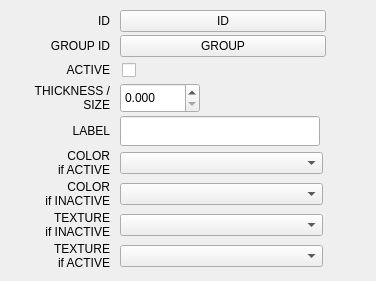
            <widget class="QWidget" name="ssTabInfoGeneral">
             <attribute name="title">
              <string>GENERAL</string>
             </attribute>
             <layout class="QVBoxLayout" name="verticalLayout_17">
              <property name="spacing">
               <number>3</number>
              </property>
              <property name="margin">
               <number>10</number>
              </property>
              <item>
               <widget class="QWidget" name="widgetID" native="true">
                <property name="statusTip">
                 <string>Objects identification|An object in IanniX is defined by two identifiers:\n- the ID is a unique number in the score (two objects cannot have the same ID). IDs are used in sent messages to know who was the sender; they are used in received messages to control a targer a specific object\n- the group ID is a string allowing a group control of objects in received messages. In sent messages, it can also be used as a human readable ID.\n\nIf an object is disabled (&quot;active&quot; checkbox), it will not be used in the score (no sent messages).</string>
                </property>
                <layout class="QVBoxLayout" name="verticalLayout_20">
                 <property name="spacing">
                  <number>3</number>
                 </property>
                 <property name="margin">
                  <number>0</number>
                 </property>
                 <item>
                  <layout class="QHBoxLayout" name="horizontalLayout_24">
                   <property name="spacing">
                    <number>10</number>
                   </property>
                   <item>
                    <widget class="QLabel" name="IDLabel">
                     <property name="minimumSize">
                      <size>
                       <width>100</width>
                       <height>20</height>
                      </size>
                     </property>
                     <property name="maximumSize">
                      <size>
                       <width>100</width>
                       <height>16777215</height>
                      </size>
                     </property>
                     <property name="text">
                      <string>ID</string>
                     </property>
                     <property name="alignment">
                      <set>Qt::AlignRight|Qt::AlignTrailing|Qt::AlignVCenter</set>
                     </property>
                     <property name="wordWrap">
                      <bool>true</bool>
                     </property>
                     <property name="buddy">
                      <cstring>newIdButton</cstring>
                     </property>
                    </widget>
                   </item>
                   <item>
                    <widget class="QPushButton" name="newIdButton">
                     <property name="minimumSize">
                      <size>
                       <width>206</width>
                       <height>22</height>
                      </size>
                     </property>
                     <property name="maximumSize">
                      <size>
                       <width>206</width>
                       <height>16777215</height>
                      </size>
                     </property>
                     <property name="toolTip">
                      <string>Changes the object ID</string>
                     </property>
                     <property name="text">
                      <string>ID</string>
                     </property>
                    </widget>
                   </item>
                   <item>
                    <spacer name="horizontalSpacer_16">
                     <property name="orientation">
                      <enum>Qt::Horizontal</enum>
                     </property>
                     <property name="sizeHint" stdset="0">
                      <size>
                       <width>40</width>
                       <height>20</height>
                      </size>
                     </property>
                    </spacer>
                   </item>
                  </layout>
                 </item>
                 <item>
                  <layout class="QHBoxLayout" name="horizontalLayout_25">
                   <property name="spacing">
                    <number>10</number>
                   </property>
                   <item>
                    <widget class="QLabel" name="groupIdLabel">
                     <property name="minimumSize">
                      <size>
                       <width>100</width>
                       <height>20</height>
                      </size>
                     </property>
                     <property name="maximumSize">
                      <size>
                       <width>100</width>
                       <height>16777215</height>
                      </size>
                     </property>
                     <property name="text">
                      <string>GROUP ID</string>
                     </property>
                     <property name="alignment">
                      <set>Qt::AlignRight|Qt::AlignTrailing|Qt::AlignVCenter</set>
                     </property>
                     <property name="wordWrap">
                      <bool>true</bool>
                     </property>
                     <property name="buddy">
                      <cstring>newIdButton</cstring>
                     </property>
                    </widget>
                   </item>
                   <item>
                    <widget class="QPushButton" name="groupIdButton">
                     <property name="minimumSize">
                      <size>
                       <width>206</width>
                       <height>22</height>
                      </size>
                     </property>
                     <property name="maximumSize">
                      <size>
                       <width>206</width>
                       <height>16777215</height>
                      </size>
                     </property>
                     <property name="toolTip">
                      <string>Changes the group ID</string>
                     </property>
                     <property name="text">
                      <string>GROUP</string>
                     </property>
                    </widget>
                   </item>
                   <item>
                    <spacer name="horizontalSpacer_17">
                     <property name="orientation">
                      <enum>Qt::Horizontal</enum>
                     </property>
                     <property name="sizeHint" stdset="0">
                      <size>
                       <width>40</width>
                       <height>20</height>
                      </size>
                     </property>
                    </spacer>
                   </item>
                  </layout>
                 </item>
                 <item>
                  <layout class="QHBoxLayout" name="horizontalLayout_28">
                   <property name="spacing">
                    <number>10</number>
                   </property>
                   <item>
                    <widget class="QLabel" name="activityLabel">
                     <property name="minimumSize">
                      <size>
                       <width>100</width>
                       <height>20</height>
                      </size>
                     </property>
                     <property name="maximumSize">
                      <size>
                       <width>100</width>
                       <height>16777215</height>
                      </size>
                     </property>
                     <property name="text">
                      <string>ACTIVE</string>
                     </property>
                     <property name="alignment">
                      <set>Qt::AlignRight|Qt::AlignTrailing|Qt::AlignVCenter</set>
                     </property>
                     <property name="wordWrap">
                      <bool>true</bool>
                     </property>
                     <property name="buddy">
                      <cstring>activityCheck</cstring>
                     </property>
                    </widget>
                   </item>
                   <item>
                    <widget class="QCheckBox" name="activityCheck">
                     <property name="toolTip">
                      <string>Enables or disables the object in the socre</string>
                     </property>
                     <property name="styleSheet">
                      <string notr="true">padding-left: 2px;</string>
                     </property>
                     <property name="text">
                      <string/>
                     </property>
                    </widget>
                   </item>
                  </layout>
                 </item>
                </layout>
               </widget>
              </item>
              <item>
               <widget class="QWidget" name="widgetStyle" native="true">
                <property name="statusTip">
                 <string>Objects style|Objects can have differents graphical behaviours:\n - you can change the colors and texture (images - only for triggers)\n - size or thickness of the object is customisable\n - a label can be set to add human readable information to the object</string>
                </property>
                <layout class="QVBoxLayout" name="verticalLayout_12">
                 <property name="spacing">
                  <number>3</number>
                 </property>
                 <property name="margin">
                  <number>0</number>
                 </property>
                 <item>
                  <layout class="QHBoxLayout" name="horizontalLayout_26">
                   <property name="spacing">
                    <number>10</number>
                   </property>
                   <item>
                    <widget class="QLabel" name="sizeLabel2">
                     <property name="minimumSize">
                      <size>
                       <width>100</width>
                       <height>20</height>
                      </size>
                     </property>
                     <property name="maximumSize">
                      <size>
                       <width>100</width>
                       <height>16777215</height>
                      </size>
                     </property>
                     <property name="text">
                      <string>THICKNESS / SIZE</string>
                     </property>
                     <property name="alignment">
                      <set>Qt::AlignRight|Qt::AlignTrailing|Qt::AlignVCenter</set>
                     </property>
                     <property name="wordWrap">
                      <bool>true</bool>
                     </property>
                     <property name="buddy">
                      <cstring>sizeSpin</cstring>
                     </property>
                    </widget>
                   </item>
                   <item>
                    <widget class="QDoubleSpinBox" name="sizeSpin">
                     <property name="minimumSize">
                      <size>
                       <width>80</width>
                       <height>30</height>
                      </size>
                     </property>
                     <property name="maximumSize">
                      <size>
                       <width>80</width>
                       <height>16777215</height>
                      </size>
                     </property>
                     <property name="toolTip">
                      <string>Changes the tickness or size of objects</string>
                     </property>
                     <property name="suffix">
                      <string notr="true"/>
                     </property>
                     <property name="decimals">
                      <number>3</number>
                     </property>
                     <property name="minimum">
                      <double>0.000000000000000</double>
                     </property>
                     <property name="maximum">
                      <double>999999.000000000000000</double>
                     </property>
                     <property name="singleStep">
                      <double>0.100000000000000</double>
                     </property>
                    </widget>
                   </item>
                   <item>
                    <spacer name="horizontalSpacer_11">
                     <property name="orientation">
                      <enum>Qt::Horizontal</enum>
                     </property>
                     <property name="sizeHint" stdset="0">
                      <size>
                       <width>40</width>
                       <height>1</height>
                      </size>
                     </property>
                    </spacer>
                   </item>
                  </layout>
                 </item>
                 <item>
                  <layout class="QHBoxLayout" name="horizontalLayout_27">
                   <property name="spacing">
                    <number>10</number>
                   </property>
                   <item>
                    <widget class="QLabel" name="labelLabel">
                     <property name="minimumSize">
                      <size>
                       <width>100</width>
                       <height>20</height>
                      </size>
                     </property>
                     <property name="maximumSize">
                      <size>
                       <width>100</width>
                       <height>16777215</height>
                      </size>
                     </property>
                     <property name="text">
                      <string>LABEL</string>
                     </property>
                     <property name="alignment">
                      <set>Qt::AlignRight|Qt::AlignTrailing|Qt::AlignVCenter</set>
                     </property>
                     <property name="wordWrap">
                      <bool>true</bool>
                     </property>
                     <property name="buddy">
                      <cstring>labelLine</cstring>
                     </property>
                    </widget>
                   </item>
                   <item>
                    <widget class="QLineEdit" name="labelLine">
                     <property name="minimumSize">
                      <size>
                       <width>200</width>
                       <height>30</height>
                      </size>
                     </property>
                     <property name="maximumSize">
                      <size>
                       <width>200</width>
                       <height>16777215</height>
                      </size>
                     </property>
                     <property name="toolTip">
                      <string>Changes the label of objects</string>
                     </property>
                     <property name="text">
                      <string/>
                     </property>
                    </widget>
                   </item>
                   <item>
                    <spacer name="horizontalSpacer_18">
                     <property name="orientation">
                      <enum>Qt::Horizontal</enum>
                     </property>
                     <property name="sizeHint" stdset="0">
                      <size>
                       <width>40</width>
                       <height>1</height>
                      </size>
                     </property>
                    </spacer>
                   </item>
                  </layout>
                 </item>
                 <item>
                  <layout class="QHBoxLayout" name="horizontalLayout_32">
                   <property name="spacing">
                    <number>10</number>
                   </property>
                   <item>
                    <widget class="QLabel" name="colorLabel1">
                     <property name="minimumSize">
                      <size>
                       <width>100</width>
                       <height>20</height>
                      </size>
                     </property>
                     <property name="maximumSize">
                      <size>
                       <width>100</width>
                       <height>16777215</height>
                      </size>
                     </property>
                     <property name="text">
                      <string>COLOR
if ACTIVE</string>
                     </property>
                     <property name="alignment">
                      <set>Qt::AlignRight|Qt::AlignTrailing|Qt::AlignVCenter</set>
                     </property>
                     <property name="wordWrap">
                      <bool>true</bool>
                     </property>
                     <property name="buddy">
                      <cstring>colorCombo1</cstring>
                     </property>
                    </widget>
                   </item>
                   <item>
                    <widget class="QComboBox" name="colorCombo1">
                     <property name="minimumSize">
                      <size>
                       <width>203</width>
                       <height>22</height>
                      </size>
                     </property>
                     <property name="maximumSize">
                      <size>
                       <width>203</width>
                       <height>16777215</height>
                      </size>
                     </property>
                     <property name="toolTip">
                      <string>Changes the color of active objects by using a color in the palette or a custom color</string>
                     </property>
                     <property name="styleSheet">
                      <string notr="true">QComboBox QAbstractItemView {
	min-height: 100px;
}</string>
                     </property>
                     <property name="sizeAdjustPolicy">
                      <enum>QComboBox::AdjustToContents</enum>
                     </property>
                    </widget>
                   </item>
                   <item>
                    <spacer name="horizontalSpacer_14">
                     <property name="orientation">
                      <enum>Qt::Horizontal</enum>
                     </property>
                     <property name="sizeHint" stdset="0">
                      <size>
                       <width>40</width>
                       <height>1</height>
                      </size>
                     </property>
                    </spacer>
                   </item>
                  </layout>
                 </item>
                 <item>
                  <layout class="QHBoxLayout" name="horizontalLayout_31">
                   <property name="spacing">
                    <number>10</number>
                   </property>
                   <item>
                    <widget class="QLabel" name="colorLabel2">
                     <property name="minimumSize">
                      <size>
                       <width>100</width>
                       <height>20</height>
                      </size>
                     </property>
                     <property name="maximumSize">
                      <size>
                       <width>100</width>
                       <height>16777215</height>
                      </size>
                     </property>
                     <property name="text">
                      <string>COLOR
if INACTIVE</string>
                     </property>
                     <property name="alignment">
                      <set>Qt::AlignRight|Qt::AlignTrailing|Qt::AlignVCenter</set>
                     </property>
                     <property name="wordWrap">
                      <bool>true</bool>
                     </property>
                     <property name="buddy">
                      <cstring>colorCombo1</cstring>
                     </property>
                    </widget>
                   </item>
                   <item>
                    <widget class="QComboBox" name="colorCombo2">
                     <property name="minimumSize">
                      <size>
                       <width>203</width>
                       <height>22</height>
                      </size>
                     </property>
                     <property name="maximumSize">
                      <size>
                       <width>203</width>
                       <height>16777215</height>
                      </size>
                     </property>
                     <property name="toolTip">
                      <string>Changes the color of inactive objects by using a color in the palette or a custom color</string>
                     </property>
                     <property name="styleSheet">
                      <string notr="true">QComboBox QAbstractItemView {
	min-height: 100px;
}</string>
                     </property>
                     <property name="sizeAdjustPolicy">
                      <enum>QComboBox::AdjustToContents</enum>
                     </property>
                    </widget>
                   </item>
                   <item>
                    <spacer name="horizontalSpacer_15">
                     <property name="orientation">
                      <enum>Qt::Horizontal</enum>
                     </property>
                     <property name="sizeHint" stdset="0">
                      <size>
                       <width>40</width>
                       <height>1</height>
                      </size>
                     </property>
                    </spacer>
                   </item>
                  </layout>
                 </item>
                 <item>
                  <layout class="QHBoxLayout" name="horizontalLayout_35">
                   <property name="spacing">
                    <number>10</number>
                   </property>
                   <item>
                    <widget class="QLabel" name="textureLabel1">
                     <property name="minimumSize">
                      <size>
                       <width>100</width>
                       <height>20</height>
                      </size>
                     </property>
                     <property name="maximumSize">
                      <size>
                       <width>100</width>
                       <height>16777215</height>
                      </size>
                     </property>
                     <property name="text">
                      <string>TEXTURE
if INACTIVE</string>
                     </property>
                     <property name="alignment">
                      <set>Qt::AlignRight|Qt::AlignTrailing|Qt::AlignVCenter</set>
                     </property>
                     <property name="wordWrap">
                      <bool>true</bool>
                     </property>
                     <property name="buddy">
                      <cstring>colorCombo1</cstring>
                     </property>
                    </widget>
                   </item>
                   <item>
                    <widget class="QComboBox" name="textureCombo1">
                     <property name="minimumSize">
                      <size>
                       <width>203</width>
                       <height>22</height>
                      </size>
                     </property>
                     <property name="maximumSize">
                      <size>
                       <width>203</width>
                       <height>16777215</height>
                      </size>
                     </property>
                     <property name="toolTip">
                      <string>Changes the texture (image) of active objects</string>
                     </property>
                     <property name="styleSheet">
                      <string notr="true">QComboBox QAbstractItemView {
	min-height: 100px;
}</string>
                     </property>
                     <property name="sizeAdjustPolicy">
                      <enum>QComboBox::AdjustToContents</enum>
                     </property>
                    </widget>
                   </item>
                   <item>
                    <spacer name="horizontalSpacer_28">
                     <property name="orientation">
                      <enum>Qt::Horizontal</enum>
                     </property>
                     <property name="sizeHint" stdset="0">
                      <size>
                       <width>40</width>
                       <height>1</height>
                      </size>
                     </property>
                    </spacer>
                   </item>
                  </layout>
                 </item>
                 <item>
                  <layout class="QHBoxLayout" name="horizontalLayout_34">
                   <property name="spacing">
                    <number>10</number>
                   </property>
                   <item>
                    <widget class="QLabel" name="textureLabel2">
                     <property name="minimumSize">
                      <size>
                       <width>100</width>
                       <height>20</height>
                      </size>
                     </property>
                     <property name="maximumSize">
                      <size>
                       <width>100</width>
                       <height>16777215</height>
                      </size>
                     </property>
                     <property name="text">
                      <string>TEXTURE
if ACTIVE</string>
                     </property>
                     <property name="alignment">
                      <set>Qt::AlignRight|Qt::AlignTrailing|Qt::AlignVCenter</set>
                     </property>
                     <property name="wordWrap">
                      <bool>true</bool>
                     </property>
                     <property name="buddy">
                      <cstring>colorCombo1</cstring>
                     </property>
                    </widget>
                   </item>
                   <item>
                    <widget class="QComboBox" name="textureCombo2">
                     <property name="minimumSize">
                      <size>
                       <width>203</width>
                       <height>22</height>
                      </size>
                     </property>
                     <property name="maximumSize">
                      <size>
                       <width>203</width>
                       <height>16777215</height>
                      </size>
                     </property>
                     <property name="toolTip">
                      <string>Changes the texture (image) of inactive objects</string>
                     </property>
                     <property name="styleSheet">
                      <string notr="true">QComboBox QAbstractItemView {
	min-height: 100px;
}</string>
                     </property>
                     <property name="sizeAdjustPolicy">
                      <enum>QComboBox::AdjustToContents</enum>
                     </property>
                    </widget>
                   </item>
                   <item>
                    <spacer name="horizontalSpacer_27">
                     <property name="orientation">
                      <enum>Qt::Horizontal</enum>
                     </property>
                     <property name="sizeHint" stdset="0">
                      <size>
                       <width>40</width>
                       <height>1</height>
                      </size>
                     </property>
                    </spacer>
                   </item>
                  </layout>
                 </item>
                </layout>
               </widget>
              </item>
              <item>
               <spacer name="verticalSpacer_4">
                <property name="orientation">
                 <enum>Qt::Vertical</enum>
                </property>
                <property name="sizeHint" stdset="0">
                 <size>
                  <width>20</width>
                  <height>1</height>
                 </size>
                </property>
               </spacer>
              </item>
             </layout>
            </widget>
